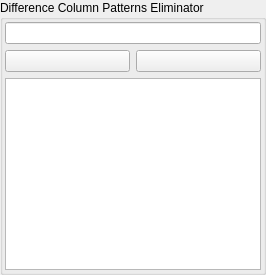
         <widget class="QGroupBox" name="groupBox_10">
          <property name="title">
           <string>Difference Column Patterns Eliminator</string>
          </property>
          <layout class="QVBoxLayout" name="verticalLayout_20">
           <property name="sizeConstraint">
            <enum>QLayout::SetMinimumSize</enum>
           </property>
           <property name="leftMargin">
            <number>2</number>
           </property>
           <property name="topMargin">
            <number>2</number>
           </property>
           <property name="rightMargin">
            <number>2</number>
           </property>
           <property name="bottomMargin">
            <number>2</number>
           </property>
           <item>
            <layout class="QVBoxLayout" name="verticalLayout_19">
             <property name="sizeConstraint">
              <enum>QLayout::SetMaximumSize</enum>
             </property>
             <item>
              <widget class="QLineEdit" name="input22"/>
             </item>
             <item>
              <layout class="QHBoxLayout" name="horizontalLayout_20">
               <item>
                <widget class="QPushButton" name="plusBtn22">
                 <property name="text">
                  <string/>
                 </property>
                 <property name="icon">
                  <iconset>
                   <normaloff>assets/plus.png</normaloff>assets/plus.png</iconset>
                 </property>
                </widget>
               </item>
               <item>
                <widget class="QPushButton" name="deleteBtn22">
                 <property name="text">
                  <string/>
                 </property>
                 <property name="icon">
                  <iconset>
                   <normaloff>assets/delete.png</normaloff>assets/delete.png</iconset>
                 </property>
                </widget>
               </item>
              </layout>
             </item>
             <item>
              <widget class="QListWidget" name="list22"/>
             </item>
            </layout>
           </item>
          </layout>
         </widget>
